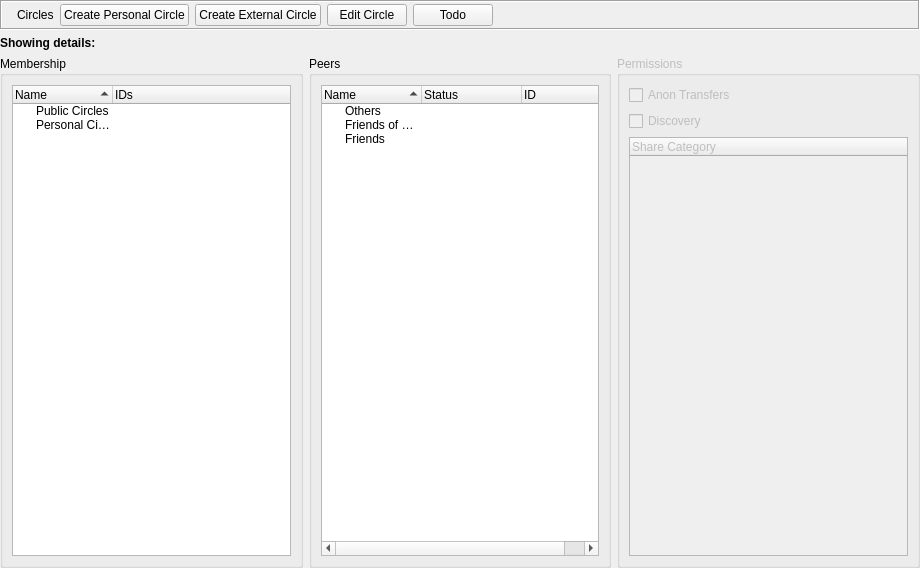
<?xml version="1.0" encoding="UTF-8"?>
<ui version="4.0">
 <class>CirclesDialog</class>
 <widget class="QWidget" name="CirclesDialog">
  <property name="geometry">
   <rect>
    <x>0</x>
    <y>0</y>
    <width>920</width>
    <height>568</height>
   </rect>
  </property>
  <property name="windowTitle">
   <string/>
  </property>
  <layout class="QVBoxLayout" name="verticalLayout_4">
   <property name="margin">
    <number>0</number>
   </property>
   <item>
    <widget class="QFrame" name="titleBarFrame">
     <property name="frameShape">
      <enum>QFrame::Box</enum>
     </property>
     <property name="frameShadow">
      <enum>QFrame::Sunken</enum>
     </property>
     <layout class="QHBoxLayout" name="horizontalLayout_3">
      <property name="margin">
       <number>2</number>
      </property>
      <item>
       <widget class="QLabel" name="titleBarPixmap">
        <property name="maximumSize">
         <size>
          <width>24</width>
          <height>24</height>
         </size>
        </property>
        <property name="text">
         <string/>
        </property>
        <property name="pixmap">
         <pixmap resource="../images.qrc">:/images/circles/circles_32.png</pixmap>
        </property>
        <property name="scaledContents">
         <bool>true</bool>
        </property>
       </widget>
      </item>
      <item>
       <widget class="StyledLabel" name="titleBarLabel">
        <property name="text">
         <string>Circles</string>
        </property>
       </widget>
      </item>
      <item>
       <widget class="QPushButton" name="pushButton_localCircle">
        <property name="text">
         <string>Create Personal Circle</string>
        </property>
       </widget>
      </item>
      <item>
       <widget class="QPushButton" name="pushButton_extCircle">
        <property name="text">
         <string>Create External Circle</string>
        </property>
       </widget>
      </item>
      <item>
       <widget class="QPushButton" name="pushButton_editCircle">
        <property name="text">
         <string>Edit Circle</string>
        </property>
       </widget>
      </item>
      <item>
       <widget class="QPushButton" name="todoPushButton">
        <property name="text">
         <string>Todo</string>
        </property>
       </widget>
      </item>
      <item>
       <spacer name="horizontalSpacer">
        <property name="orientation">
         <enum>Qt::Horizontal</enum>
        </property>
        <property name="sizeHint" stdset="0">
         <size>
          <width>378</width>
          <height>20</height>
         </size>
        </property>
       </spacer>
      </item>
     </layout>
    </widget>
   </item>
   <item>
    <widget class="QLabel" name="label">
     <property name="font">
      <font>
       <weight>75</weight>
       <bold>true</bold>
      </font>
     </property>
     <property name="text">
      <string>Showing details: </string>
     </property>
    </widget>
   </item>
   <item>
    <layout class="QHBoxLayout" name="horizontalLayout">
     <item>
      <widget class="QGroupBox" name="groupBox_2">
       <property name="title">
        <string>Membership</string>
       </property>
       <layout class="QVBoxLayout" name="verticalLayout_2">
        <item>
         <widget class="QTreeWidget" name="treeWidget_membership">
          <property name="sortingEnabled">
           <bool>true</bool>
          </property>
          <column>
           <property name="text">
            <string>Name</string>
           </property>
          </column>
          <column>
           <property name="text">
            <string>IDs</string>
           </property>
          </column>
          <item>
           <property name="text">
            <string>Public Circles</string>
           </property>
          </item>
          <item>
           <property name="text">
            <string>Personal Circles</string>
           </property>
          </item>
         </widget>
        </item>
       </layout>
      </widget>
     </item>
     <item>
      <widget class="QGroupBox" name="groupBox">
       <property name="enabled">
        <bool>true</bool>
       </property>
       <property name="title">
        <string>Peers</string>
       </property>
       <layout class="QVBoxLayout" name="verticalLayout">
        <item>
         <widget class="QTreeWidget" name="treeWidget_friends">
          <property name="sortingEnabled">
           <bool>true</bool>
          </property>
          <column>
           <property name="text">
            <string>Name</string>
           </property>
          </column>
          <column>
           <property name="text">
            <string>Status</string>
           </property>
          </column>
          <column>
           <property name="text">
            <string>ID</string>
           </property>
          </column>
          <item>
           <property name="text">
            <string>Others</string>
           </property>
           <property name="text">
            <string/>
           </property>
          </item>
          <item>
           <property name="text">
            <string>Friends of Friends</string>
           </property>
           <property name="text">
            <string/>
           </property>
          </item>
          <item>
           <property name="text">
            <string>Friends</string>
           </property>
           <property name="text">
            <string/>
           </property>
          </item>
         </widget>
        </item>
       </layout>
      </widget>
     </item>
     <item>
      <widget class="QGroupBox" name="groupBox_3">
       <property name="enabled">
        <bool>false</bool>
       </property>
       <property name="title">
        <string>Permissions</string>
       </property>
       <layout class="QVBoxLayout" name="verticalLayout_3">
        <item>
         <widget class="QCheckBox" name="checkBox_anon">
          <property name="text">
           <string>Anon Transfers</string>
          </property>
         </widget>
        </item>
        <item>
         <widget class="QCheckBox" name="checkBox_disc">
          <property name="text">
           <string>Discovery</string>
          </property>
         </widget>
        </item>
        <item>
         <widget class="QTreeWidget" name="treeWidget_category">
          <column>
           <property name="text">
            <string>Share Category</string>
           </property>
          </column>
         </widget>
        </item>
       </layout>
      </widget>
     </item>
    </layout>
   </item>
  </layout>
 </widget>
 <customwidgets>
  <customwidget>
   <class>StyledLabel</class>
   <extends>QLabel</extends>
   <header>gui/common/StyledLabel.h</header>
  </customwidget>
 </customwidgets>
 <resources>
  <include location="../images.qrc"/>
  <include location="../icons.qrc"/>
 </resources>
 <connections/>
</ui>
